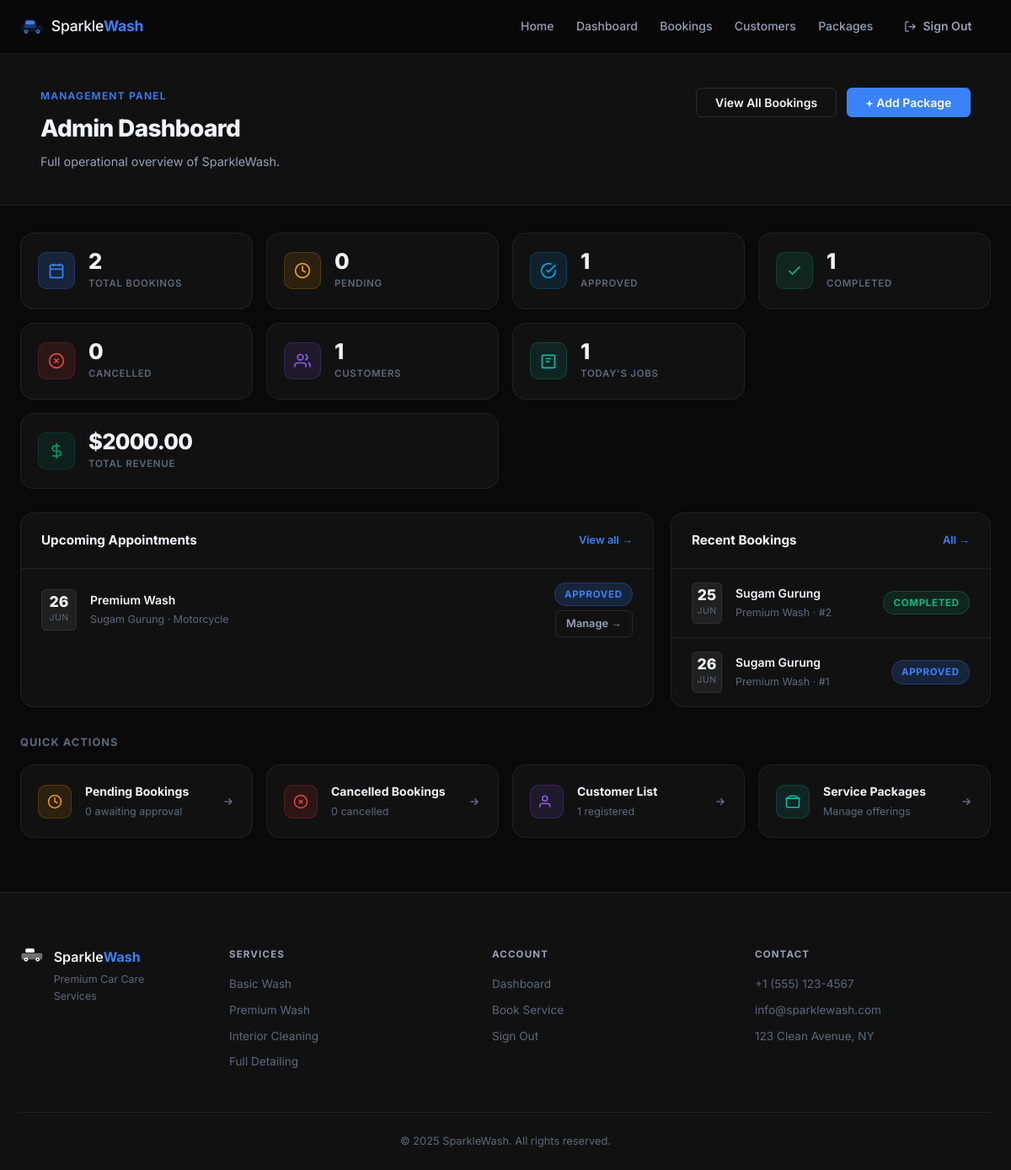
The page /panel/ (signed in) on the database as committed earlier.
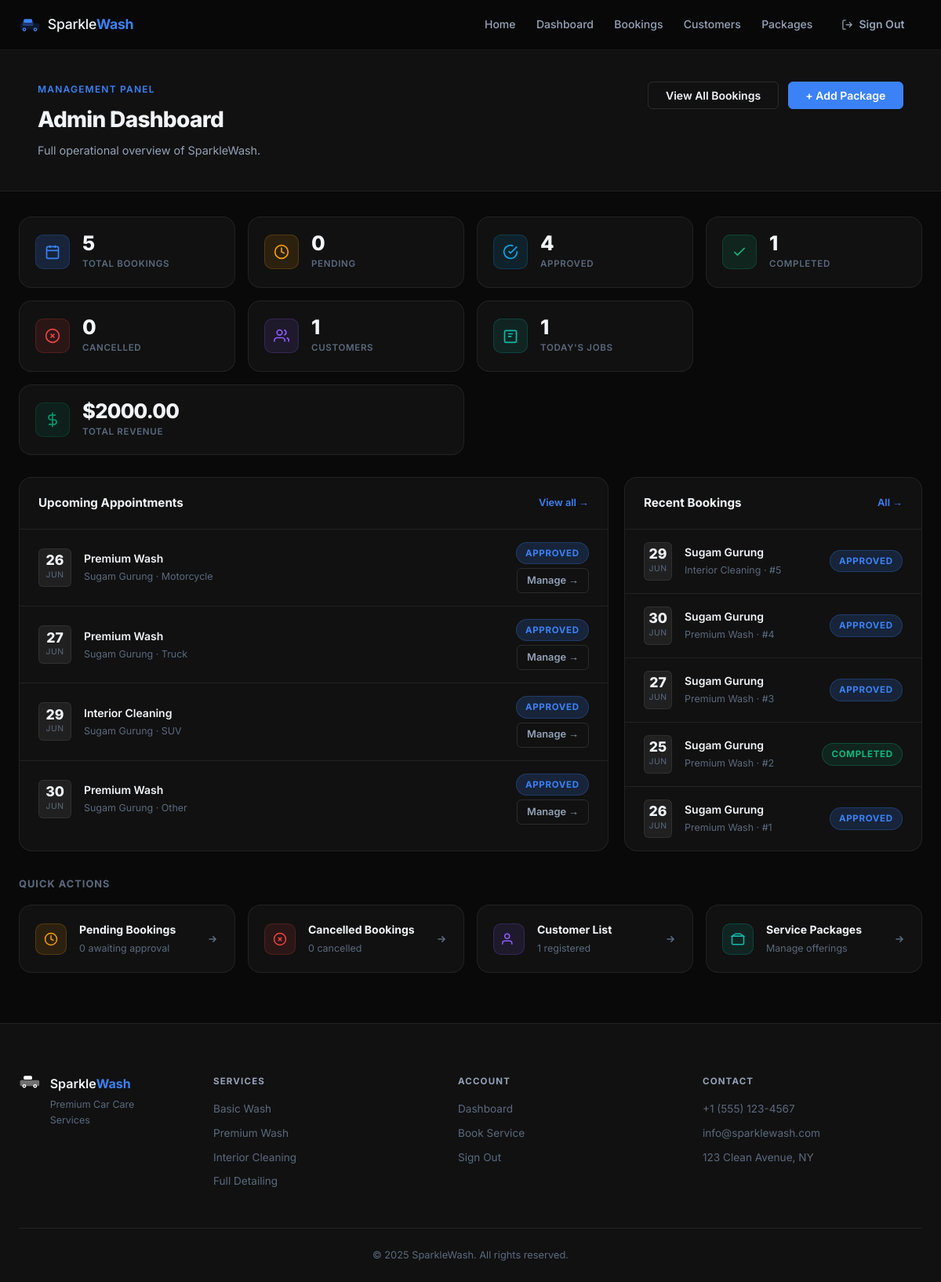
The same page on the database as committed later.
### wash/models.py (models this page shows, shortened)
class Booking(models.Model):
    STATUS_CHOICES = [
        ('pending', 'Pending'),
        ('approved', 'Approved'),
        ('completed', 'Completed'),
        ('cancelled', 'Cancelled'),
    ]
    VEHICLE_TYPES = [
        ('sedan', 'Sedan'),
        ('suv', 'SUV'),
        ('truck', 'Truck'),
        ('van', 'Van'),
        ('motorcycle', 'Motorcycle'),
        ('other', 'Other'),
    ]
    TIME_SLOTS = [
        ('morning', 'Morning (9 AM – 11 AM)'),
        ('afternoon', 'Afternoon (12 PM – 3 PM)'),
        ('evening', 'Evening (4 PM – 6 PM)'),
    ]
    customer = models.ForeignKey(User, on_delete=models.CASCADE, related_name='bookings')
    service_package = models.ForeignKey(ServicePackage, on_delete=models.PROTECT)
    vehicle_type = models.CharField(max_length=20, choices=VEHICLE_TYPES)
    appointment_date = models.DateField()
    appointment_time = models.CharField(max_length=20, choices=TIME_SLOTS, default='morning')
    notes = models.TextField(blank=True)
    status = models.CharField(max_length=20, choices=STATUS_CHOICES, default='pending')
    created_at = models.DateTimeField(auto_now_add=True)
    class Meta:
        ordering = ['-created_at']

class ServicePackage(models.Model):
    name = models.CharField(max_length=100)
    description = models.TextField()
    price = models.DecimalField(max_digits=8, decimal_places=2)

### wash/views.py (the view)
# urls.py: path('panel/', views.admin_dashboard, name='admin_dashboard'),
@login_required
@staff_required
def admin_dashboard(request):
    bookings = Booking.objects.select_related('customer', 'service_package')
    today = timezone.now().date()
    stats = {
        'total':     bookings.count(),
        'pending':   bookings.filter(status='pending').count(),
        'approved':  bookings.filter(status='approved').count(),
        'completed': bookings.filter(status='completed').count(),
        'cancelled': bookings.filter(status='cancelled').count(),
        'today':     bookings.filter(appointment_date=today).count(),
        'revenue':   sum(
            b.service_package.price
            for b in bookings.filter(status='completed').select_related('service_package')
        ),
        'customers': User.objects.filter(is_staff=False).count(),
    }
    recent = bookings.order_by('-created_at')[:8]
    upcoming = bookings.filter(
        appointment_date__gte=today, status__in=['pending', 'approved']
    ).order_by('appointment_date')[:6]
    return render(request, 'admin_panel/dashboard.html', {
        'stats': stats,
        'recent': recent,
        'upcoming': upcoming,
    })

### wash/views.py (called while the page is built)
def _is_staff(user):
    return user.is_active and (user.is_staff or user.is_superuser)

### templates/admin_panel/dashboard.html (shortened to what the changed rows need)
{% extends 'base.html' %}
{% block content %}
<div class="page-wrap admin-wrap">
  <div class="admin-header">
    <div class="container">
      <div class="page-header-inner">
        <div>
          <h1 class="page-title">Admin Dashboard</h1>
        </div>
      </div>
    </div>
  </div>
  <div class="container" style="padding-top:2rem;padding-bottom:4rem">
    <div class="kpi-grid">
      <div class="kpi-card">
        <div class="kpi-body">
          <span class="kpi-num">{{ stats.total }}</span>
          <span class="kpi-lbl">Total Bookings</span>
        </div>
      </div>
      <div class="kpi-card">
        <div class="kpi-body">
          <span class="kpi-num">{{ stats.approved }}</span>
          <span class="kpi-lbl">Approved</span>
        </div>
      </div>
    </div>
    <div class="admin-grid">
      <div class="admin-card admin-card--wide">
        <div class="admin-card-head">
          <h2>Upcoming Appointments</h2>
        </div>
        {% if upcoming %}
        <div class="booking-feed">
          {% for b in upcoming %}
          <div class="bf-item">
            <div class="bf-date-block">
              <span class="bf-day">{{ b.appointment_date|date:"d" }}</span>
              <span class="bf-mon">{{ b.appointment_date|date:"M" }}</span>
            </div>
            <div class="bf-info">
              <p class="bf-title">{{ b.service_package.name }}</p>
              <p class="bf-meta">{{ b.customer.get_full_name|default:b.customer.username }} · {{ b.get_vehicle_type_display }}</p>
            </div>
            <div class="bf-right">
              <span class="status-pill sp-{{ b.status }}">{{ b.get_status_display }}</span>
              <a href="{% url 'admin_booking_detail' b.pk %}" class="table-action-btn">Manage →</a>
            </div>
          </div>
          {% endfor %}
        </div>
        {% else %}
        <div class="empty-panel"><p>No upcoming appointments.</p></div>
        {% endif %}
      </div>
      <div class="admin-card">
        <div class="admin-card-head">
          <h2>Recent Bookings</h2>
        </div>
        {% if recent %}
        <div class="booking-feed">
          {% for b in recent %}
          <div class="bf-item">
            <div class="bf-date-block bf-date-block--sm">
              <span class="bf-day">{{ b.appointment_date|date:"d" }}</span>
              <span class="bf-mon">{{ b.appointment_date|date:"M" }}</span>
            </div>
            <div class="bf-info">
              <p class="bf-title">{{ b.customer.get_full_name|default:b.customer.username }}</p>
              <p class="bf-meta">{{ b.service_package.name }} · #{{ b.pk }}</p>
            </div>
            <span class="status-pill sp-{{ b.status }}">{{ b.get_status_display }}</span>
          </div>
          {% endfor %}
        </div>
        {% else %}
        <div class="empty-panel"><p>No bookings yet.</p></div>
        {% endif %}
      </div>
    </div>
  </div>
</div>
{% endblock %}

Rows that differ between the two databases and show on the page:
added Booking: appointment_date "27", appointment_date "JUN", service_package.name "Premium Wash", customer.get_full_name "Sugam Gurung", vehicle_type "Truck", status "APPROVED", pk "3"
added Booking: appointment_date "29", appointment_date "JUN", service_package.name "Interior Cleaning", customer.get_full_name "Sugam Gurung", vehicle_type "SUV", status "APPROVED", pk "5"
added Booking: appointment_date "30", appointment_date "JUN", service_package.name "Premium Wash", customer.get_full_name "Sugam Gurung", vehicle_type "Other", status "APPROVED", pk "4"
Other text that changed with them:
{{ stats.total }}: "2" → "5"
{{ stats.approved }}: "1" → "4"
